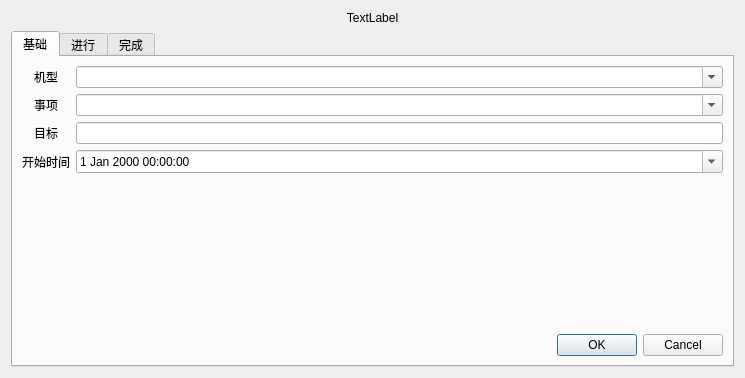
<?xml version="1.0" encoding="UTF-8"?>
<ui version="4.0">
 <class>uidayreport</class>
 <widget class="QDialog" name="uidayreport">
  <property name="geometry">
   <rect>
    <x>0</x>
    <y>0</y>
    <width>745</width>
    <height>378</height>
   </rect>
  </property>
  <property name="windowTitle">
   <string>Dialog</string>
  </property>
  <layout class="QGridLayout" name="gridLayout_3">
   <item row="1" column="0">
    <layout class="QGridLayout" name="gridLayout_2">
     <property name="sizeConstraint">
      <enum>QLayout::SetDefaultConstraint</enum>
     </property>
     <item row="0" column="0">
      <widget class="QTabWidget" name="tabWidget">
       <property name="sizePolicy">
        <sizepolicy hsizetype="Preferred" vsizetype="Preferred">
         <horstretch>0</horstretch>
         <verstretch>0</verstretch>
        </sizepolicy>
       </property>
       <property name="currentIndex">
        <number>0</number>
       </property>
       <widget class="QWidget" name="tab">
        <property name="sizePolicy">
         <sizepolicy hsizetype="Preferred" vsizetype="Preferred">
          <horstretch>0</horstretch>
          <verstretch>0</verstretch>
         </sizepolicy>
        </property>
        <attribute name="title">
         <string>基础</string>
        </attribute>
        <layout class="QGridLayout" name="gridLayout">
         <item row="0" column="0">
          <layout class="QFormLayout" name="formLayout">
           <property name="labelAlignment">
            <set>Qt::AlignCenter</set>
           </property>
           <property name="formAlignment">
            <set>Qt::AlignHCenter|Qt::AlignTop</set>
           </property>
           <item row="0" column="1">
            <widget class="QComboBox" name="ProductText">
             <property name="editable">
              <bool>true</bool>
             </property>
            </widget>
           </item>
           <item row="1" column="0">
            <widget class="QLabel" name="Case">
             <property name="text">
              <string>事项</string>
             </property>
            </widget>
           </item>
           <item row="1" column="1">
            <widget class="QComboBox" name="CaseText">
             <property name="editable">
              <bool>true</bool>
             </property>
            </widget>
           </item>
           <item row="2" column="0">
            <widget class="QLabel" name="Target">
             <property name="text">
              <string>目标</string>
             </property>
            </widget>
           </item>
           <item row="2" column="1">
            <widget class="QLineEdit" name="TargetText"/>
           </item>
           <item row="3" column="0">
            <widget class="QLabel" name="StartTime">
             <property name="text">
              <string>开始时间</string>
             </property>
            </widget>
           </item>
           <item row="3" column="1">
            <widget class="QDateTimeEdit" name="StartTimeText">
             <property name="focusPolicy">
              <enum>Qt::WheelFocus</enum>
             </property>
             <property name="calendarPopup">
              <bool>true</bool>
             </property>
            </widget>
           </item>
           <item row="0" column="0">
            <widget class="QLabel" name="Product">
             <property name="text">
              <string>机型</string>
             </property>
            </widget>
           </item>
          </layout>
         </item>
         <item row="1" column="0">
          <widget class="QDialogButtonBox" name="WriteButton">
           <property name="standardButtons">
            <set>QDialogButtonBox::Cancel|QDialogButtonBox::Ok</set>
           </property>
          </widget>
         </item>
        </layout>
       </widget>
       <widget class="QWidget" name="tab_2">
        <attribute name="title">
         <string>进行</string>
        </attribute>
        <layout class="QGridLayout" name="gridLayout_4">
         <item row="2" column="0">
          <widget class="QDialogButtonBox" name="WriteButton_2">
           <property name="standardButtons">
            <set>QDialogButtonBox::Cancel|QDialogButtonBox::Ok</set>
           </property>
          </widget>
         </item>
         <item row="0" column="0">
          <widget class="QLabel" name="Process">
           <property name="text">
            <string>实际进行</string>
           </property>
           <property name="alignment">
            <set>Qt::AlignCenter</set>
           </property>
          </widget>
         </item>
         <item row="1" column="0">
          <widget class="QTextEdit" name="ProcessText"/>
         </item>
        </layout>
       </widget>
       <widget class="QWidget" name="tab_3">
        <attribute name="title">
         <string>完成</string>
        </attribute>
        <layout class="QGridLayout" name="gridLayout_5">
         <item row="0" column="0">
          <widget class="QLabel" name="EndTime">
           <property name="text">
            <string>结束时间</string>
           </property>
           <property name="alignment">
            <set>Qt::AlignCenter</set>
           </property>
          </widget>
         </item>
         <item row="0" column="1">
          <widget class="QDateTimeEdit" name="EndTimeText">
           <property name="calendarPopup">
            <bool>true</bool>
           </property>
          </widget>
         </item>
         <item row="1" column="0">
          <widget class="QLabel" name="Priority">
           <property name="text">
            <string>权重</string>
           </property>
           <property name="alignment">
            <set>Qt::AlignCenter</set>
           </property>
          </widget>
         </item>
         <item row="1" column="1">
          <widget class="QComboBox" name="PriorityText">
           <property name="editable">
            <bool>true</bool>
           </property>
          </widget>
         </item>
         <item row="2" column="0">
          <widget class="QLabel" name="Evaluate">
           <property name="text">
            <string>评估</string>
           </property>
           <property name="alignment">
            <set>Qt::AlignCenter</set>
           </property>
          </widget>
         </item>
         <item row="2" column="1">
          <widget class="QComboBox" name="EvaluateText">
           <property name="editable">
            <bool>true</bool>
           </property>
          </widget>
         </item>
         <item row="3" column="0">
          <widget class="QLabel" name="Diff">
           <property name="text">
            <string>差异以及改善</string>
           </property>
           <property name="alignment">
            <set>Qt::AlignCenter</set>
           </property>
          </widget>
         </item>
         <item row="4" column="0" colspan="2">
          <widget class="QDialogButtonBox" name="WriteButton_3">
           <property name="standardButtons">
            <set>QDialogButtonBox::Cancel|QDialogButtonBox::Ok</set>
           </property>
          </widget>
         </item>
         <item row="3" column="1">
          <widget class="QTextEdit" name="DiffText"/>
         </item>
        </layout>
       </widget>
      </widget>
     </item>
    </layout>
   </item>
   <item row="0" column="0">
    <widget class="QLabel" name="NameText">
     <property name="sizePolicy">
      <sizepolicy hsizetype="Preferred" vsizetype="Fixed">
       <horstretch>0</horstretch>
       <verstretch>0</verstretch>
      </sizepolicy>
     </property>
     <property name="maximumSize">
      <size>
       <width>16777215</width>
       <height>16777215</height>
      </size>
     </property>
     <property name="text">
      <string>TextLabel</string>
     </property>
     <property name="alignment">
      <set>Qt::AlignCenter</set>
     </property>
    </widget>
   </item>
  </layout>
 </widget>
 <resources/>
 <connections/>
</ui>
